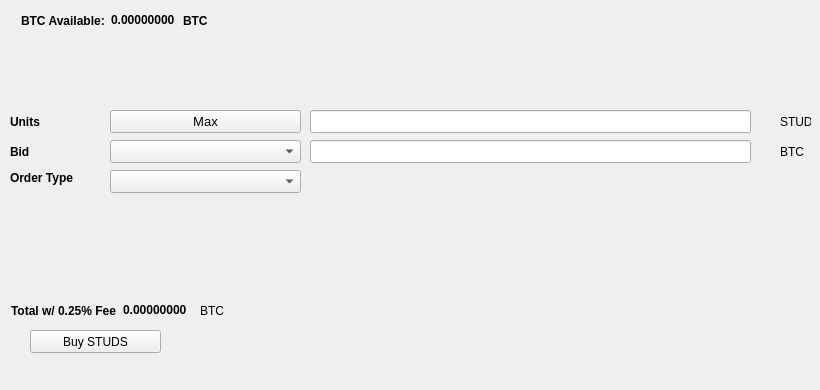
   <widget class="QWidget" name="BuyTab">
    <attribute name="title">
     <string>Buy</string>
    </attribute>
    <widget class="QPushButton" name="BuySTUDS">
     <property name="geometry">
      <rect>
       <x>30</x>
       <y>330</y>
       <width>131</width>
       <height>23</height>
      </rect>
     </property>
     <property name="text">
      <string>Buy STUDS</string>
     </property>
     <property name="icon">
      <iconset resource="../studscoin.qrc">
       <normaloff>:/icons/bitcoin</normaloff>:/icons/bitcoin</iconset>
     </property>
    </widget>
    <widget class="QLabel" name="label_3">
     <property name="geometry">
      <rect>
       <x>10</x>
       <y>110</y>
       <width>46</width>
       <height>23</height>
      </rect>
     </property>
     <property name="font">
      <font>
       <weight>75</weight>
       <bold>true</bold>
      </font>
     </property>
     <property name="text">
      <string>Units</string>
     </property>
    </widget>
    <widget class="QLineEdit" name="UnitsInput">
     <property name="geometry">
      <rect>
       <x>310</x>
       <y>110</y>
       <width>441</width>
       <height>23</height>
      </rect>
     </property>
     <property name="font">
      <font>
       <pointsize>9</pointsize>
       <weight>75</weight>
       <bold>true</bold>
      </font>
     </property>
    </widget>
    <widget class="QLineEdit" name="BuyBidPriceEdit">
     <property name="geometry">
      <rect>
       <x>310</x>
       <y>140</y>
       <width>441</width>
       <height>23</height>
      </rect>
     </property>
     <property name="font">
      <font>
       <pointsize>9</pointsize>
       <weight>75</weight>
       <bold>true</bold>
      </font>
     </property>
    </widget>
    <widget class="QLabel" name="label_4">
     <property name="geometry">
      <rect>
       <x>780</x>
       <y>110</y>
       <width>31</width>
       <height>23</height>
      </rect>
     </property>
     <property name="text">
      <string>STUDS</string>
     </property>
    </widget>
    <widget class="QLabel" name="label_5">
     <property name="geometry">
      <rect>
       <x>780</x>
       <y>140</y>
       <width>31</width>
       <height>23</height>
      </rect>
     </property>
     <property name="text">
      <string>BTC</string>
     </property>
    </widget>
    <widget class="QLabel" name="label_6">
     <property name="geometry">
      <rect>
       <x>10</x>
       <y>140</y>
       <width>46</width>
       <height>23</height>
      </rect>
     </property>
     <property name="font">
      <font>
       <weight>75</weight>
       <bold>true</bold>
      </font>
     </property>
     <property name="text">
      <string>Bid</string>
     </property>
    </widget>
    <widget class="QLabel" name="label_7">
     <property name="geometry">
      <rect>
       <x>10</x>
       <y>170</y>
       <width>91</width>
       <height>16</height>
      </rect>
     </property>
     <property name="font">
      <font>
       <weight>75</weight>
       <bold>true</bold>
      </font>
     </property>
     <property name="text">
      <string>Order Type</string>
     </property>
    </widget>
    <widget class="QPushButton" name="Buy_Max_Amount">
     <property name="geometry">
      <rect>
       <x>110</x>
       <y>110</y>
       <width>191</width>
       <height>23</height>
      </rect>
     </property>
     <property name="font">
      <font>
       <pointsize>10</pointsize>
      </font>
     </property>
     <property name="text">
      <string>Max</string>
     </property>
    </widget>
    <widget class="QComboBox" name="BuyBidcomboBox">
     <property name="geometry">
      <rect>
       <x>110</x>
       <y>140</y>
       <width>191</width>
       <height>23</height>
      </rect>
     </property>
     <property name="font">
      <font>
       <pointsize>10</pointsize>
      </font>
     </property>
    </widget>
    <widget class="QComboBox" name="buyOrdertypeCombo">
     <property name="geometry">
      <rect>
       <x>110</x>
       <y>170</y>
       <width>191</width>
       <height>23</height>
      </rect>
     </property>
     <property name="font">
      <font>
       <pointsize>10</pointsize>
      </font>
     </property>
    </widget>
    <widget class="QWidget" name="layoutWidget1">
     <property name="geometry">
      <rect>
       <x>21</x>
       <y>11</y>
       <width>227</width>
       <height>19</height>
      </rect>
     </property>
     <layout class="QHBoxLayout" name="horizontalLayout_3">
      <item>
       <widget class="QLabel" name="label232">
        <property name="font">
         <font>
          <weight>75</weight>
          <bold>true</bold>
         </font>
        </property>
        <property name="text">
         <string>BTC Available:</string>
        </property>
       </widget>
      </item>
      <item>
       <widget class="QLabel" name="BtcAvailableLbl">
        <property name="palette">
         <palette>
          <active>
           <colorrole role="WindowText">
            <brush brushstyle="SolidPattern">
             <color alpha="255">
              <red>0</red>
              <green>0</green>
              <blue>0</blue>
             </color>
            </brush>
           </colorrole>
           <colorrole role="Button">
            <brush brushstyle="SolidPattern">
             <color alpha="255">
              <red>0</red>
              <green>170</green>
              <blue>0</blue>
             </color>
            </brush>
           </colorrole>
           <colorrole role="Light">
            <brush brushstyle="SolidPattern">
             <color alpha="255">
              <red>0</red>
              <green>255</green>
              <blue>0</blue>
             </color>
            </brush>
           </colorrole>
           <colorrole role="Midlight">
            <brush brushstyle="SolidPattern">
             <color alpha="255">
              <red>0</red>
              <green>212</green>
              <blue>0</blue>
             </color>
            </brush>
           </colorrole>
           <colorrole role="Dark">
            <brush brushstyle="SolidPattern">
             <color alpha="255">
              <red>0</red>
              <green>85</green>
              <blue>0</blue>
             </color>
            </brush>
           </colorrole>
           <colorrole role="Mid">
            <brush brushstyle="SolidPattern">
             <color alpha="255">
              <red>0</red>
              <green>113</green>
              <blue>0</blue>
             </color>
            </brush>
           </colorrole>
           <colorrole role="Text">
            <brush brushstyle="SolidPattern">
             <color alpha="255">
              <red>0</red>
              <green>170</green>
              <blue>0</blue>
             </color>
            </brush>
           </colorrole>
           <colorrole role="BrightText">
            <brush brushstyle="SolidPattern">
             <color alpha="255">
              <red>255</red>
              <green>255</green>
              <blue>255</blue>
             </color>
            </brush>
           </colorrole>
           <colorrole role="ButtonText">
            <brush brushstyle="SolidPattern">
             <color alpha="255">
              <red>0</red>
              <green>0</green>
              <blue>0</blue>
             </color>
            </brush>
           </colorrole>
           <colorrole role="Base">
            <brush brushstyle="SolidPattern">
             <color alpha="255">
              <red>255</red>
              <green>255</green>
              <blue>255</blue>
             </color>
            </brush>
           </colorrole>
           <colorrole role="Window">
            <brush brushstyle="SolidPattern">
             <color alpha="255">
              <red>0</red>
              <green>170</green>
              <blue>0</blue>
             </color>
            </brush>
           </colorrole>
           <colorrole role="Shadow">
            <brush brushstyle="SolidPattern">
             <color alpha="255">
              <red>0</red>
              <green>0</green>
              <blue>0</blue>
             </color>
            </brush>
           </colorrole>
           <colorrole role="AlternateBase">
            <brush brushstyle="SolidPattern">
             <color alpha="255">
              <red>127</red>
              <green>212</green>
              <blue>127</blue>
             </color>
            </brush>
           </colorrole>
           <colorrole role="ToolTipBase">
            <brush brushstyle="SolidPattern">
             <color alpha="255">
              <red>255</red>
              <green>255</green>
              <blue>220</blue>
             </color>
            </brush>
           </colorrole>
           <colorrole role="ToolTipText">
            <brush brushstyle="SolidPattern">
             <color alpha="255">
              <red>0</red>
              <green>0</green>
              <blue>0</blue>
             </color>
            </brush>
           </colorrole>
          </active>
          <inactive>
           <colorrole role="WindowText">
            <brush brushstyle="SolidPattern">
             <color alpha="255">
              <red>0</red>
              <green>0</green>
              <blue>0</blue>
             </color>
            </brush>
           </colorrole>
           <colorrole role="Button">
            <brush brushstyle="SolidPattern">
             <color alpha="255">
              <red>0</red>
              <green>170</green>
              <blue>0</blue>
             </color>
            </brush>
           </colorrole>
           <colorrole role="Light">
            <brush brushstyle="SolidPattern">
             <color alpha="255">
              <red>0</red>
              <green>255</green>
              <blue>0</blue>
             </color>
            </brush>
           </colorrole>
           <colorrole role="Midlight">
            <brush brushstyle="SolidPattern">
             <color alpha="255">
              <red>0</red>
              <green>212</green>
              <blue>0</blue>
             </color>
            </brush>
           </colorrole>
           <colorrole role="Dark">
            <brush brushstyle="SolidPattern">
             <color alpha="255">
              <red>0</red>
              <green>85</green>
              <blue>0</blue>
             </color>
            </brush>
           </colorrole>
           <colorrole role="Mid">
            <brush brushstyle="SolidPattern">
             <color alpha="255">
              <red>0</red>
              <green>113</green>
              <blue>0</blue>
             </color>
            </brush>
           </colorrole>
           <colorrole role="Text">
            <brush brushstyle="SolidPattern">
             <color alpha="255">
              <red>0</red>
              <green>170</green>
              <blue>0</blue>
             </color>
            </brush>
           </colorrole>
           <colorrole role="BrightText">
            <brush brushstyle="SolidPattern">
             <color alpha="255">
              <red>255</red>
              <green>255</green>
              <blue>255</blue>
             </color>
            </brush>
           </colorrole>
           <colorrole role="ButtonText">
            <brush brushstyle="SolidPattern">
             <color alpha="255">
              <red>0</red>
              <green>0</green>
              <blue>0</blue>
             </color>
            </brush>
           </colorrole>
           <colorrole role="Base">
            <brush brushstyle="SolidPattern">
             <color alpha="255">
              <red>255</red>
              <green>255</green>
              <blue>255</blue>
             </color>
            </brush>
           </colorrole>
           <colorrole role="Window">
            <brush brushstyle="SolidPattern">
             <color alpha="255">
              <red>0</red>
              <green>170</green>
              <blue>0</blue>
             </color>
            </brush>
           </colorrole>
           <colorrole role="Shadow">
            <brush brushstyle="SolidPattern">
             <color alpha="255">
              <red>0</red>
              <green>0</green>
              <blue>0</blue>
             </color>
            </brush>
           </colorrole>
           <colorrole role="AlternateBase">
            <brush brushstyle="SolidPattern">
             <color alpha="255">
              <red>127</red>
              <green>212</green>
              <blue>127</blue>
             </color>
            </brush>
           </colorrole>
           <colorrole role="ToolTipBase">
            <brush brushstyle="SolidPattern">
             <color alpha="255">
              <red>255</red>
              <green>255</green>
              <blue>220</blue>
             </color>
            </brush>
           </colorrole>
           <colorrole role="ToolTipText">
            <brush brushstyle="SolidPattern">
             <color alpha="255">
              <red>0</red>
              <green>0</green>
              <blue>0</blue>
             </color>
            </brush>
           </colorrole>
          </inactive>
          <disabled>
           <colorrole role="WindowText">
            <brush brushstyle="SolidPattern">
             <color alpha="255">
              <red>0</red>
              <green>85</green>
              <blue>0</blue>
             </color>
            </brush>
           </colorrole>
           <colorrole role="Button">
            <brush brushstyle="SolidPattern">
             <color alpha="255">
              <red>0</red>
              <green>170</green>
              <blue>0</blue>
             </color>
            </brush>
           </colorrole>
           <colorrole role="Light">
            <brush brushstyle="SolidPattern">
             <color alpha="255">
              <red>0</red>
              <green>255</green>
              <blue>0</blue>
             </color>
            </brush>
           </colorrole>
           <colorrole role="Midlight">
            <brush brushstyle="SolidPattern">
             <color alpha="255">
              <red>0</red>
              <green>212</green>
              <blue>0</blue>
             </color>
            </brush>
           </colorrole>
           <colorrole role="Dark">
            <brush brushstyle="SolidPattern">
             <color alpha="255">
              <red>0</red>
              <green>85</green>
              <blue>0</blue>
             </color>
            </brush>
           </colorrole>
           <colorrole role="Mid">
            <brush brushstyle="SolidPattern">
             <color alpha="255">
              <red>0</red>
              <green>113</green>
              <blue>0</blue>
             </color>
            </brush>
           </colorrole>
           <colorrole role="Text">
            <brush brushstyle="SolidPattern">
             <color alpha="255">
              <red>0</red>
              <green>85</green>
              <blue>0</blue>
             </color>
            </brush>
           </colorrole>
           <colorrole role="BrightText">
            <brush brushstyle="SolidPattern">
             <color alpha="255">
              <red>255</red>
              <green>255</green>
              <blue>255</blue>
             </color>
            </brush>
           </colorrole>
           <colorrole role="ButtonText">
            <brush brushstyle="SolidPattern">
             <color alpha="255">
              <red>0</red>
              <green>85</green>
              <blue>0</blue>
             </color>
            </brush>
           </colorrole>
           <colorrole role="Base">
            <brush brushstyle="SolidPattern">
             <color alpha="255">
              <red>0</red>
              <green>170</green>
              <blue>0</blue>
             </color>
            </brush>
           </colorrole>
           <colorrole role="Window">
            <brush brushstyle="SolidPattern">
             <color alpha="255">
              <red>0</red>
              <green>170</green>
              <blue>0</blue>
             </color>
            </brush>
           </colorrole>
           <colorrole role="Shadow">
            <brush brushstyle="SolidPattern">
             <color alpha="255">
              <red>0</red>
              <green>0</green>
              <blue>0</blue>
             </color>
            </brush>
           </colorrole>
           <colorrole role="AlternateBase">
            <brush brushstyle="SolidPattern">
             <color alpha="255">
              <red>0</red>
              <green>170</green>
              <blue>0</blue>
             </color>
            </brush>
           </colorrole>
           <colorrole role="ToolTipBase">
            <brush brushstyle="SolidPattern">
             <color alpha="255">
              <red>255</red>
              <green>255</green>
              <blue>220</blue>
             </color>
            </brush>
           </colorrole>
           <colorrole role="ToolTipText">
            <brush brushstyle="SolidPattern">
             <color alpha="255">
              <red>0</red>
              <green>0</green>
              <blue>0</blue>
             </color>
            </brush>
           </colorrole>
          </disabled>
         </palette>
        </property>
        <property name="font">
         <font>
          <weight>75</weight>
          <bold>true</bold>
         </font>
        </property>
        <property name="text">
         <string>0.00000000</string>
        </property>
        <property name="textInteractionFlags">
         <set>Qt::LinksAccessibleByMouse|Qt::TextSelectableByKeyboard|Qt::TextSelectableByMouse</set>
        </property>
       </widget>
      </item>
      <item>
       <widget class="QLabel" name="BtcAvailableLbl_2">
        <property name="font">
         <font>
          <weight>75</weight>
          <bold>true</bold>
         </font>
        </property>
        <property name="text">
         <string>BTC</string>
        </property>
       </widget>
      </item>
     </layout>
    </widget>
    <widget class="QWidget" name="layoutWidge2">
     <property name="geometry">
      <rect>
       <x>11</x>
       <y>301</y>
       <width>259</width>
       <height>19</height>
      </rect>
     </property>
     <layout class="QHBoxLayout" name="horizontalLayout_4">
      <item>
       <widget class="QLabel" name="label_9">
        <property name="font">
         <font>
          <weight>75</weight>
          <bold>true</bold>
         </font>
        </property>
        <property name="text">
         <string>Total w/ 0.25% Fee</string>
        </property>
       </widget>
      </item>
      <item>
       <widget class="QLabel" name="BuyCostLabel">
        <property name="palette">
         <palette>
          <active>
           <colorrole role="WindowText">
            <brush brushstyle="SolidPattern">
             <color alpha="255">
              <red>0</red>
              <green>0</green>
              <blue>0</blue>
             </color>
            </brush>
           </colorrole>
           <colorrole role="Button">
            <brush brushstyle="SolidPattern">
             <color alpha="255">
              <red>0</red>
              <green>170</green>
              <blue>0</blue>
             </color>
            </brush>
           </colorrole>
           <colorrole role="Light">
            <brush brushstyle="SolidPattern">
             <color alpha="255">
              <red>0</red>
              <green>255</green>
              <blue>0</blue>
             </color>
            </brush>
           </colorrole>
           <colorrole role="Midlight">
            <brush brushstyle="SolidPattern">
             <color alpha="255">
              <red>0</red>
              <green>212</green>
              <blue>0</blue>
             </color>
            </brush>
           </colorrole>
           <colorrole role="Dark">
            <brush brushstyle="SolidPattern">
             <color alpha="255">
              <red>0</red>
              <green>85</green>
              <blue>0</blue>
             </color>
            </brush>
           </colorrole>
           <colorrole role="Mid">
            <brush brushstyle="SolidPattern">
             <color alpha="255">
              <red>0</red>
              <green>113</green>
              <blue>0</blue>
             </color>
            </brush>
           </colorrole>
           <colorrole role="Text">
            <brush brushstyle="SolidPattern">
             <color alpha="255">
              <red>0</red>
              <green>170</green>
              <blue>0</blue>
             </color>
            </brush>
           </colorrole>
           <colorrole role="BrightText">
            <brush brushstyle="SolidPattern">
             <color alpha="255">
              <red>255</red>
              <green>255</green>
              <blue>255</blue>
             </color>
            </brush>
           </colorrole>
           <colorrole role="ButtonText">
            <brush brushstyle="SolidPattern">
             <color alpha="255">
              <red>0</red>
              <green>0</green>
              <blue>0</blue>
             </color>
            </brush>
           </colorrole>
           <colorrole role="Base">
            <brush brushstyle="SolidPattern">
             <color alpha="255">
              <red>255</red>
              <green>255</green>
              <blue>255</blue>
             </color>
            </brush>
           </colorrole>
           <colorrole role="Window">
            <brush brushstyle="SolidPattern">
             <color alpha="255">
              <red>0</red>
              <green>170</green>
              <blue>0</blue>
             </color>
            </brush>
           </colorrole>
           <colorrole role="Shadow">
            <brush brushstyle="SolidPattern">
             <color alpha="255">
              <red>0</red>
              <green>0</green>
              <blue>0</blue>
             </color>
            </brush>
           </colorrole>
           <colorrole role="AlternateBase">
            <brush brushstyle="SolidPattern">
             <color alpha="255">
              <red>127</red>
              <green>212</green>
              <blue>127</blue>
             </color>
            </brush>
           </colorrole>
           <colorrole role="ToolTipBase">
            <brush brushstyle="SolidPattern">
             <color alpha="255">
              <red>255</red>
              <green>255</green>
              <blue>220</blue>
             </color>
            </brush>
           </colorrole>
           <colorrole role="ToolTipText">
            <brush brushstyle="SolidPattern">
             <color alpha="255">
              <red>0</red>
              <green>0</green>
              <blue>0</blue>
             </color>
            </brush>
           </colorrole>
          </active>
          <inactive>
           <colorrole role="WindowText">
            <brush brushstyle="SolidPattern">
             <color alpha="255">
              <red>0</red>
              <green>0</green>
              <blue>0</blue>
             </color>
            </brush>
           </colorrole>
           <colorrole role="Button">
            <brush brushstyle="SolidPattern">
             <color alpha="255">
              <red>0</red>
              <green>170</green>
              <blue>0</blue>
             </color>
            </brush>
           </colorrole>
           <colorrole role="Light">
            <brush brushstyle="SolidPattern">
             <color alpha="255">
              <red>0</red>
              <green>255</green>
              <blue>0</blue>
             </color>
            </brush>
           </colorrole>
           <colorrole role="Midlight">
            <brush brushstyle="SolidPattern">
             <color alpha="255">
              <red>0</red>
              <green>212</green>
              <blue>0</blue>
             </color>
            </brush>
           </colorrole>
           <colorrole role="Dark">
            <brush brushstyle="SolidPattern">
             <color alpha="255">
              <red>0</red>
              <green>85</green>
              <blue>0</blue>
             </color>
            </brush>
           </colorrole>
           <colorrole role="Mid">
            <brush brushstyle="SolidPattern">
             <color alpha="255">
              <red>0</red>
              <green>113</green>
              <blue>0</blue>
             </color>
            </brush>
           </colorrole>
           <colorrole role="Text">
            <brush brushstyle="SolidPattern">
             <color alpha="255">
              <red>0</red>
              <green>170</green>
              <blue>0</blue>
             </color>
            </brush>
           </colorrole>
           <colorrole role="BrightText">
            <brush brushstyle="SolidPattern">
             <color alpha="255">
              <red>255</red>
              <green>255</green>
              <blue>255</blue>
             </color>
            </brush>
           </colorrole>
           <colorrole role="ButtonText">
            <brush brushstyle="SolidPattern">
             <color alpha="255">
              <red>0</red>
              <green>0</green>
              <blue>0</blue>
             </color>
            </brush>
           </colorrole>
           <colorrole role="Base">
            <brush brushstyle="SolidPattern">
             <color alpha="255">
              <red>255</red>
              <green>255</green>
              <blue>255</blue>
             </color>
            </brush>
           </colorrole>
           <colorrole role="Window">
            <brush brushstyle="SolidPattern">
             <color alpha="255">
              <red>0</red>
              <green>170</green>
              <blue>0</blue>
             </color>
            </brush>
           </colorrole>
           <colorrole role="Shadow">
            <brush brushstyle="SolidPattern">
             <color alpha="255">
              <red>0</red>
              <green>0</green>
              <blue>0</blue>
             </color>
            </brush>
           </colorrole>
           <colorrole role="AlternateBase">
            <brush brushstyle="SolidPattern">
             <color alpha="255">
              <red>127</red>
              <green>212</green>
              <blue>127</blue>
             </color>
            </brush>
           </colorrole>
           <colorrole role="ToolTipBase">
            <brush brushstyle="SolidPattern">
             <color alpha="255">
              <red>255</red>
              <green>255</green>
              <blue>220</blue>
             </color>
            </brush>
           </colorrole>
           <colorrole role="ToolTipText">
            <brush brushstyle="SolidPattern">
             <color alpha="255">
              <red>0</red>
              <green>0</green>
              <blue>0</blue>
             </color>
            </brush>
           </colorrole>
          </inactive>
          <disabled>
           <colorrole role="WindowText">
            <brush brushstyle="SolidPattern">
             <color alpha="255">
              <red>0</red>
              <green>85</green>
              <blue>0</blue>
             </color>
            </brush>
           </colorrole>
           <colorrole role="Button">
            <brush brushstyle="SolidPattern">
             <color alpha="255">
              <red>0</red>
              <green>170</green>
              <blue>0</blue>
             </color>
            </brush>
           </colorrole>
           <colorrole role="Light">
            <brush brushstyle="SolidPattern">
             <color alpha="255">
              <red>0</red>
              <green>255</green>
              <blue>0</blue>
             </color>
            </brush>
           </colorrole>
           <colorrole role="Midlight">
            <brush brushstyle="SolidPattern">
             <color alpha="255">
              <red>0</red>
              <green>212</green>
              <blue>0</blue>
             </color>
            </brush>
           </colorrole>
           <colorrole role="Dark">
            <brush brushstyle="SolidPattern">
             <color alpha="255">
              <red>0</red>
              <green>85</green>
              <blue>0</blue>
             </color>
            </brush>
           </colorrole>
           <colorrole role="Mid">
            <brush brushstyle="SolidPattern">
             <color alpha="255">
              <red>0</red>
              <green>113</green>
              <blue>0</blue>
             </color>
            </brush>
           </colorrole>
           <colorrole role="Text">
            <brush brushstyle="SolidPattern">
             <color alpha="255">
              <red>0</red>
              <green>85</green>
              <blue>0</blue>
             </color>
            </brush>
           </colorrole>
           <colorrole role="BrightText">
            <brush brushstyle="SolidPattern">
             <color alpha="255">
              <red>255</red>
              <green>255</green>
              <blue>255</blue>
             </color>
            </brush>
           </colorrole>
           <colorrole role="ButtonText">
            <brush brushstyle="SolidPattern">
             <color alpha="255">
              <red>0</red>
              <green>85</green>
              <blue>0</blue>
             </color>
            </brush>
           </colorrole>
           <colorrole role="Base">
            <brush brushstyle="SolidPattern">
             <color alpha="255">
              <red>0</red>
              <green>170</green>
              <blue>0</blue>
             </color>
            </brush>
           </colorrole>
           <colorrole role="Window">
            <brush brushstyle="SolidPattern">
             <color alpha="255">
              <red>0</red>
              <green>170</green>
              <blue>0</blue>
             </color>
            </brush>
           </colorrole>
           <colorrole role="Shadow">
            <brush brushstyle="SolidPattern">
             <color alpha="255">
              <red>0</red>
              <green>0</green>
              <blue>0</blue>
             </color>
            </brush>
           </colorrole>
           <colorrole role="AlternateBase">
            <brush brushstyle="SolidPattern">
             <color alpha="255">
              <red>0</red>
              <green>170</green>
              <blue>0</blue>
             </color>
            </brush>
           </colorrole>
           <colorrole role="ToolTipBase">
            <brush brushstyle="SolidPattern">
             <color alpha="255">
              <red>255</red>
              <green>255</green>
              <blue>220</blue>
             </color>
            </brush>
           </colorrole>
           <colorrole role="ToolTipText">
            <brush brushstyle="SolidPattern">
             <color alpha="255">
              <red>0</red>
              <green>0</green>
              <blue>0</blue>
             </color>
            </brush>
           </colorrole>
          </disabled>
         </palette>
        </property>
        <property name="font">
         <font>
          <weight>75</weight>
          <bold>true</bold>
         </font>
        </property>
        <property name="autoFillBackground">
         <bool>false</bool>
        </property>
        <property name="text">
         <string>0.00000000</string>
        </property>
        <property name="textInteractionFlags">
         <set>Qt::LinksAccessibleByMouse|Qt::TextSelectableByMouse</set>
        </property>
       </widget>
      </item>
      <item>
       <widget class="QLabel" name="label_10">
        <property name="font">
         <font>
          <weight>50</weight>
          <bold>false</bold>
         </font>
        </property>
        <property name="text">
         <string>BTC</string>
        </property>
       </widget>
      </item>
     </layout>
    </widget>
    <widget class="QLabel" name="label_24">
     <property name="geometry">
      <rect>
       <x>460</x>
       <y>300</y>
       <width>281</width>
       <height>81</height>
      </rect>
     </property>
     <property name="text">
      <string/>
     </property>
     <property name="pixmap">
      <pixmap>:/images/bittrex</pixmap>
     </property>
    </widget>
   </widget>
